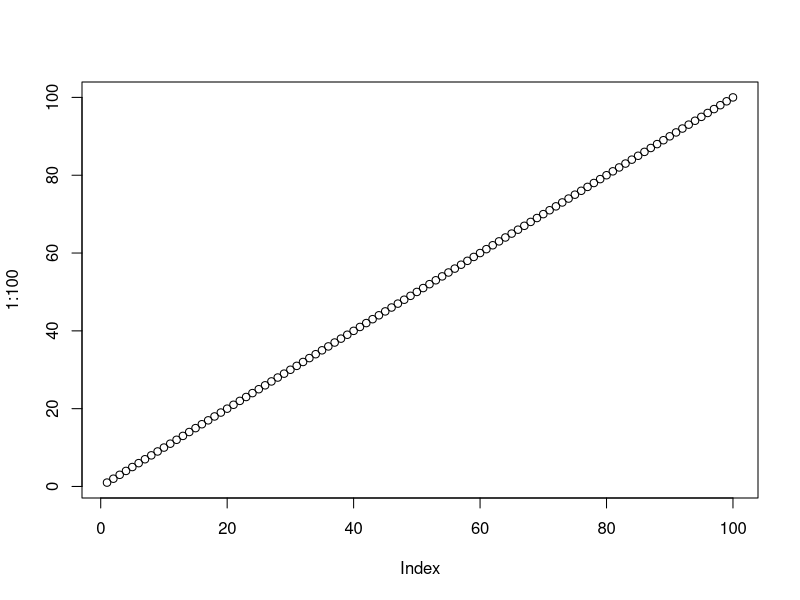

Reproduce this figure in R.
## ---- chunk 1
1 + 1
## ---- chunk 2
plot(1:100)
